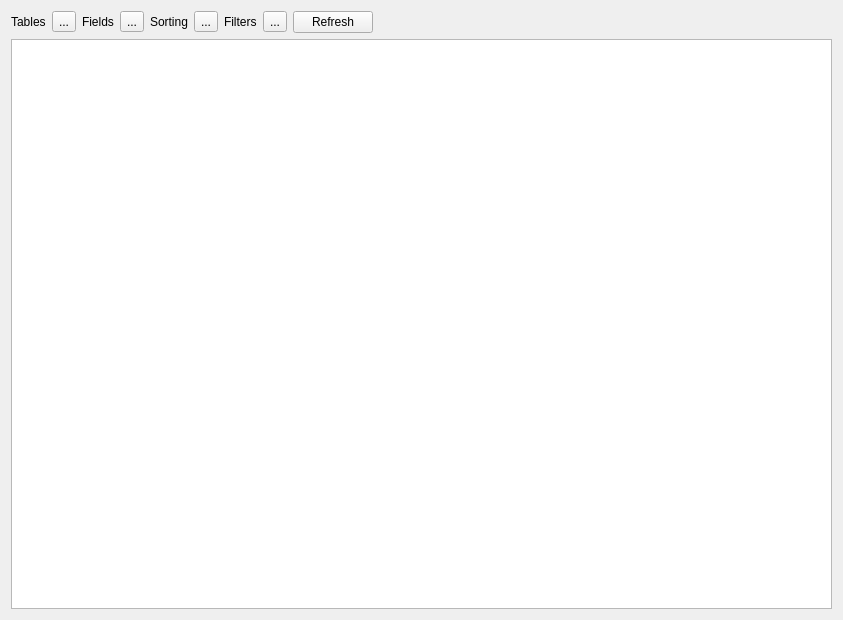
<?xml version="1.0" encoding="UTF-8"?>
<ui version="4.0">
 <class>mdtSqlQueryWidget</class>
 <widget class="QWidget" name="mdtSqlQueryWidget">
  <property name="geometry">
   <rect>
    <x>0</x>
    <y>0</y>
    <width>843</width>
    <height>620</height>
   </rect>
  </property>
  <property name="windowTitle">
   <string>Form</string>
  </property>
  <layout class="QVBoxLayout" name="verticalLayout">
   <item>
    <layout class="QHBoxLayout" name="horizontalLayout">
     <item>
      <widget class="QLabel" name="lbables">
       <property name="text">
        <string>Tables</string>
       </property>
      </widget>
     </item>
     <item>
      <widget class="QToolButton" name="pbTables">
       <property name="text">
        <string>...</string>
       </property>
      </widget>
     </item>
     <item>
      <widget class="QLabel" name="lbFields">
       <property name="text">
        <string>Fields</string>
       </property>
      </widget>
     </item>
     <item>
      <widget class="QToolButton" name="pbFields">
       <property name="text">
        <string>...</string>
       </property>
      </widget>
     </item>
     <item>
      <widget class="QLabel" name="lbSort">
       <property name="text">
        <string>Sorting</string>
       </property>
      </widget>
     </item>
     <item>
      <widget class="QToolButton" name="pbSort">
       <property name="text">
        <string>...</string>
       </property>
      </widget>
     </item>
     <item>
      <widget class="QLabel" name="lbFilters">
       <property name="text">
        <string>Filters</string>
       </property>
      </widget>
     </item>
     <item>
      <widget class="QToolButton" name="pbFilters">
       <property name="text">
        <string>...</string>
       </property>
      </widget>
     </item>
     <item>
      <widget class="QPushButton" name="pbRefresh">
       <property name="text">
        <string>Refresh</string>
       </property>
      </widget>
     </item>
     <item>
      <spacer name="horizontalSpacer">
       <property name="orientation">
        <enum>Qt::Horizontal</enum>
       </property>
       <property name="sizeHint" stdset="0">
        <size>
         <width>40</width>
         <height>20</height>
        </size>
       </property>
      </spacer>
     </item>
    </layout>
   </item>
   <item>
    <widget class="QTableView" name="twData"/>
   </item>
  </layout>
 </widget>
 <resources/>
 <connections/>
</ui>
